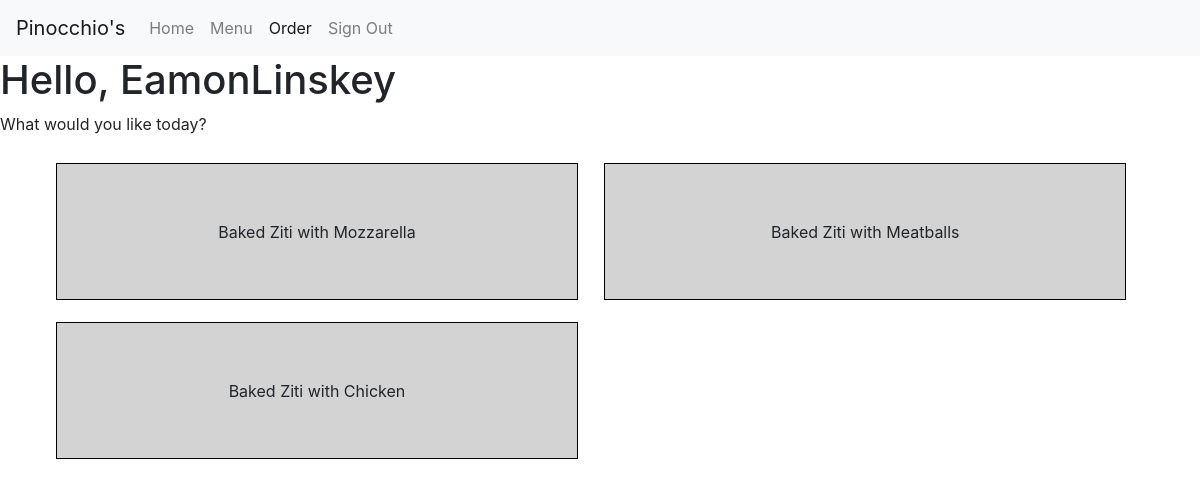
The app's page /orders/Pastas (signed in) with its own data.
### orders/models.py (models this page shows)
class Style(models.Model):
	name = models.CharField(max_length=32)
	sizeList = models.ForeignKey(SizeList, on_delete=models.CASCADE)
	legalExtras = models.ManyToManyField(Extra, blank=True)
	def __str__(self):
   		return f'{self.name}'
	def trim(self):
		return self.name.replace(" ", "")

### orders/views.py (the view)
# urls.py: path("orders/<str:food>", views.style, name="style"),
def style(request, food):
	context={
		"foods": Food.objects.all().filter(name=food.title())
	}
	if request.user.is_authenticated:
		return render(request, "orders/styles.html", context)
	else:
		return HttpResponseRedirect(reverse("signIn"))

### orders/models.py (called while the page is built)
	@property
	def sizes(self):
		sizes = []
		if self.small != None:
			sizes.append("Small")
		if self.large != None:
			sizes.append("Large")
		return sizes

### orders/templates/orders/styles.html (shortened to what this page needs)
{% extends "orders/base.html" %}
{% block head %}
	{% load static %}
{% endblock %}
{% block body %}
<h1>Hello, {{ user.username }}</h1>
<p>What would you like today?</p>
<div class ="container">
	{% for food in foods %}
		{% for style in food.style.all %}
			<div class="food-container">
				<div class="text-center food-link">{{style}}</div>
			</div>
		{% endfor %}
	{% endfor %}
</div>
{% endblock %}

### orders/static/orders/styles/style.css (style rules this page uses)
.food-container { background-color: lightgrey; border: 1px solid black; margin: 1%; padding: 5%; width: 47%; display: inline-block; }
.food-link { text-decoration: none !important; }

### records on screen
Style: name "Baked Ziti with Mozzarella"
Style: name "Baked Ziti with Meatballs"
Style: name "Baked Ziti with Chicken"

### other values on screen
{{ user.username }} "EamonLinskey"
